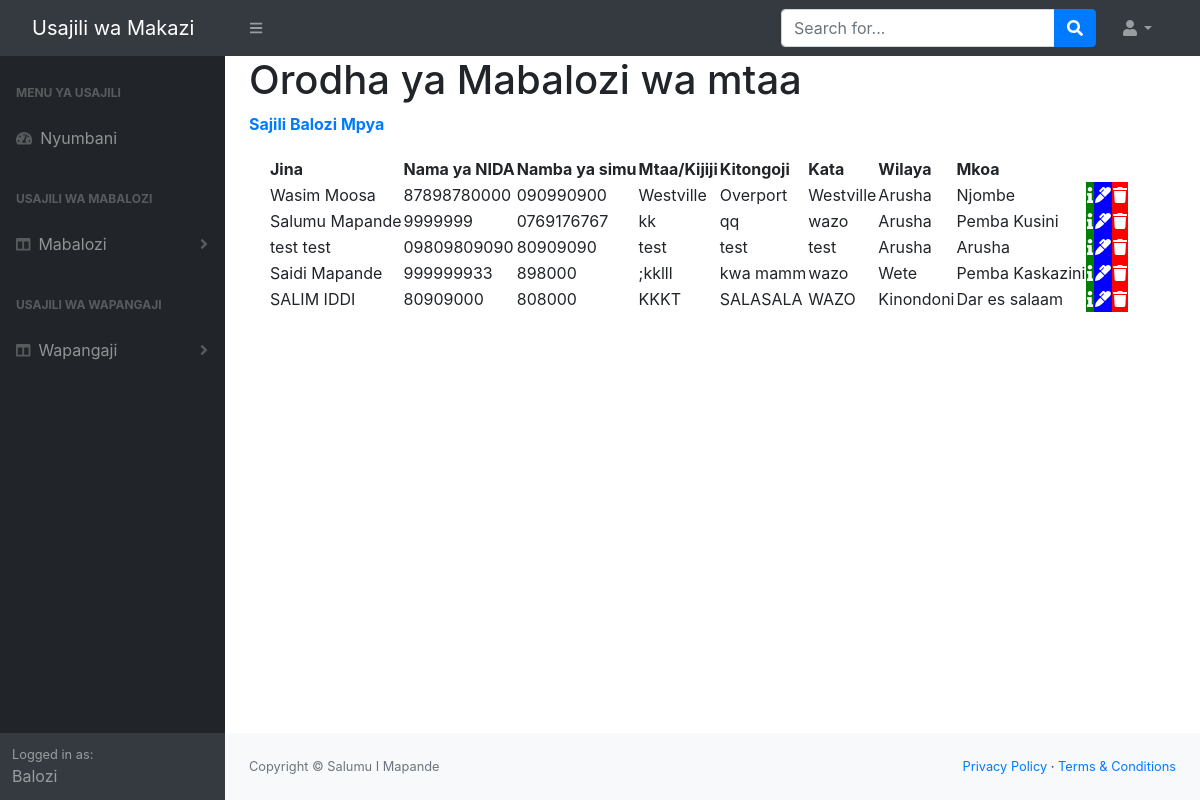
The page /balozi on the database its author committed.
### baloziapp/models.py (models this page shows)
class Balozi(db.Model):
    __tablename__ = 'balozi'
    id = db.Column(db.Integer(), primary_key=True)
    name = db.Column(db.String(length=50), nullable = False)
    surname = db.Column(db.String(length=50), nullable = False)
    nida = db.Column(db.String(length=30), nullable =False)
    street = db.Column(db.String(length=50), nullable = False)
    neighborhood = db.Column(db.String(length=50), nullable = False)#kitongoji
    county =  db.Column(db.String(length=50), nullable=False) #kata
    district_id = db.Column(db.Integer(), db.ForeignKey('district.id'))#wilaya
    district = db.Column(db.String(), nullable=False)
    region_id = db.Column(db.Integer(), db.ForeignKey('region.id'))#Mkoa
    region = db.Column(db.String(length=50), nullable=False)
    phonenumber = db.Column(db.String(length=15), nullable = True)

class District(db.Model):
    __tablename__ = 'district'
    id = db.Column(db.Integer(), primary_key=True)
    districtname = db.Column(db.String(length=50), nullable = False)
    region_id = db.Column(db.Integer(), db.ForeignKey('region.id'))

class Region(db.Model):
    __tablename__ = 'region'
    id = db.Column(db.Integer(), primary_key=True)
    regionname = db.Column(db.String(length=50), nullable = False)

### baloziapp/routes.py (the view)
@app.route('/balozi')
def balozi_page():
     results = db.session.query(Balozi, District, Region).filter(Balozi.district_id==District.id, Balozi.region_id == Region.id).add_columns(Balozi.id, Balozi.name,Balozi.surname,Balozi.nida,Balozi.phonenumber, Balozi.street, Balozi.neighborhood ,Balozi.county, District.id, District.districtname, Region.id, Region.regionname)
     return render_template('balozi.html', results = results)

### baloziapp/templates/balozi.html (shortened to what this page needs)
{% extends 'base.html' %}
{% block content %}
<div class="content-heading"><h1>Orodha ya Mabalozi wa mtaa</h1></div>
<a class="content-heading" href="{{ url_for('create_balozi_page') }}" style="text-decoration: none;"><b>Sajili Balozi Mpya</b></a>
<div class="card-body">
    <table id="datatablesSimple">
        <thead>
            <tr>
                <th>Jina </th>
                <th>Nama ya NIDA</th>
                <th>Namba ya simu</th>
                <th>Mtaa/Kijiji</th>
                <th>Kitongoji</th>
                <th>Kata</th>
                <th>Wilaya</th>
                <th>Mkoa</th>
                <th></th>
                <th></th>
                <th></th>
            </tr>
        </thead>
        <tbody>
            {% for result in results %}
            <tr>
                <td>{{ result.name +' '+ result.surname }}</td>
                <td>{{ result.nida }}</td>
                <td>{{ result.phonenumber }}</td>
                <td>{{ result.street }}</td>
                <td>{{ result.neighborhood }}</td>
                <td>{{ result.county }}</td>
                <td>{{ result.districtname }}</td>
                <td>{{ result.regionname }}</td>
                <td style="background-color: green;"><a href="/balozi_details/{{ result.Balozi.id }}" ><span class="fa fa-info" style="font-size: 16px; color: white;" data-bs-toggle="tooltip" data-bs-placement="top" title="Taarifa"></span></a> </td>
                <td style="background-color: blue;"><a href="/update_balozi/{{ result.Balozi.id }}"> <span class="fa fa-marker" style='font-size:16px;color:white;' color="&#xf044;" data-bs-toggle="tooltip" data-bs-placement="top" title="Badili"></span></a> </td>
                <td style="background-color: red;"><a href="/confirm_delete/{{ result.Balozi.id }}"> <span class="fa fa-trash" style='font-size:16px;color:white;' data-bs-toggle="tooltip" data-bs-placement="top" title="Futa"></span></a> </td>
            </tr>
            {% endfor %}
        </tbody>
    </table>
 </div>
{% endblock %}

### rows shown on the page
Balozi: name+surname "Wasim Moosa", nida "87898780000", phonenumber "090990900", street "Westville", neighborhood "Overport", county "Westville", districtname "Arusha", regionname "Njombe"
Balozi: name+surname "Salumu Mapande", nida "9999999", phonenumber "0769176767", street "kk", neighborhood "qq", county "wazo", districtname "Arusha", regionname "Pemba Kusini"
Balozi: name+surname "test test", nida "09809809090", phonenumber "80909090", street "test", neighborhood "test", county "test", districtname "Arusha", regionname "Arusha"
Balozi: name+surname "Saidi Mapande", nida "999999933", phonenumber "898000", street ";kklll", neighborhood "kwa mamm", county "wazo", districtname "Wete", regionname "Pemba Kaskazini"
Balozi: name+surname "SALIM IDDI", nida "80909000", phonenumber "808000", street "KKKT", neighborhood "SALASALA", county "WAZO", districtname "Kinondoni", regionname "Dar es salaam"
